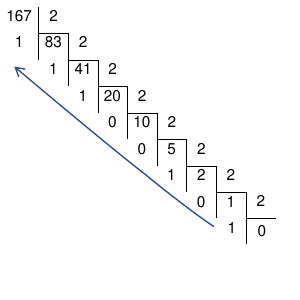
#> input picture docs/nsi/cours_premiere/donnees_simples/binaire/1_binaire_cours/divisions.png, 300 x 300 px
$ python div.py
#> lines starting #> are read from the running program, lines starting #| are printed output that depends on the picture
from PIL import Image, ImageDraw, ImageFont
import os

# Load the original image
img_path = "./divisions.png"
original = Image.open(img_path).convert("RGBA")
#> original is the input picture: PIL image 300x300 RGBA; mean R, G, B, A 249.7, 249.8, 250.1, 255

# Create a list of crops corresponding to each step (manually defined by approximate coordinates)
# Coordinates format: (left, upper, right, lower)
steps = [
    (0, 0, 50, 20),  # 167 | 2
    (0, 0, 60, 40),  # + 83
    (0, 0, 80, 60),  # + 41
    (0, 0, 100, 80),  # + 20
    (0, 0, 120, 100),  # + 10
    (0, 0, 140, 120),  # + 5
    (0, 0, 160, 140),  # + 2
    (0, 0, 180, 160),  # + 1
    (0, 0, 200, 180),  # + 2
    (0, 0, 220, 200),  # + 0
]

# Create frames for the GIF
frames = [original.crop(box) for box in steps]
#> frames = 10 items

# Let's create a proper animated GIF showing each step by revealing more of the original image over time.
# We'll use the full image size and apply a progressive mask to show more content with each frame.

# Get the size of the original image
width, height = original.size
#> width = 300; height = 300

# Define vertical crop positions for each step (manually tuned based on image structure)
step_heights = [30, 55, 85, 115, 145, 170, 195, 220, 245, height]

# Create frames by cropping progressively more of the image
frames_full = [original.crop((0, 0, width, h)) for h in step_heights]
#> frames_full = 10 items

# Create a white background image to paste on (same size as full image)
white_bg = Image.new("RGBA", (width, height), "WHITE")
#> white_bg: PIL image 300x300 RGBA; every value is 255
final_frames = []

# Paste the cropped step onto the white background to ensure consistent frame size
for frame in frames_full:
    full_frame = white_bg.copy()
    full_frame.paste(frame, (0, 0))
    final_frames.append(full_frame)
#> this loop made 10 passes
#> after the loop, final_frames = 10 items

# Save the new animated GIF
fixed_gif_path = "/mnt/data/divisions_steps_fixed.gif"
final_frames[0].save(
    fixed_gif_path, save_all=True, append_images=final_frames[1:], duration=600, loop=0
)
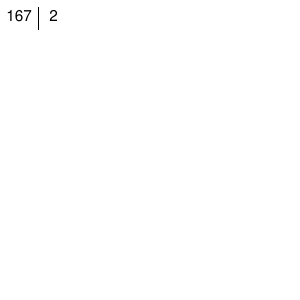
#> saved as divisions_steps_fixed.gif: PIL image 300x300 RGBA; mean R, G, B, A 254.6, 254.6, 254.6, 255

fixed_gif_path

$ run again, with docs/nsi/cours_premiere/donnees_simples/binaire/1_binaire_cours/divisioneuclidienne.png copied over docs/nsi/cours_premiere/donnees_simples/binaire/1_binaire_cours/divisions.png
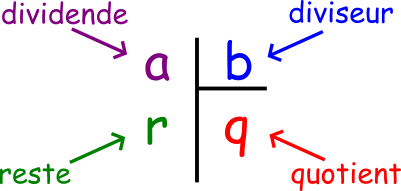
#> input picture docs/nsi/cours_premiere/donnees_simples/binaire/1_binaire_cours/divisioneuclidienne.png, 401 x 191 px
#> original is the input picture: PIL image 401x191 RGBA; mean R, G, B, A 9.7, 2.2, 9.6, 19.9
#> frames = 10 items
#> white_bg: PIL image 401x191 RGBA; every value is 255
#> the loop `for frame in frames_full:` made 10 passes
#> `final_frames[0].save( fixed_gif_path, save_all=True, append_images=fin..`:
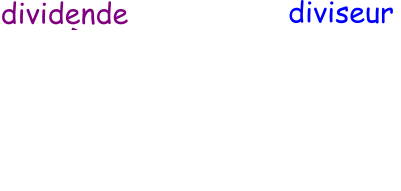
#> saved as divisions_steps_fixed.gif: PIL image 401x191 RGBA; mean R, G, B, A 217.1, 214.9, 220.4, 220.1; transparent parts drawn white

$ run again, with docs/nsi/cours_premiere/donnees_simples/binaire/1_binaire_cours/cas-particulier-division-euclidienne.jpg saved as docs/nsi/cours_premiere/donnees_simples/binaire/1_binaire_cours/divisions.png
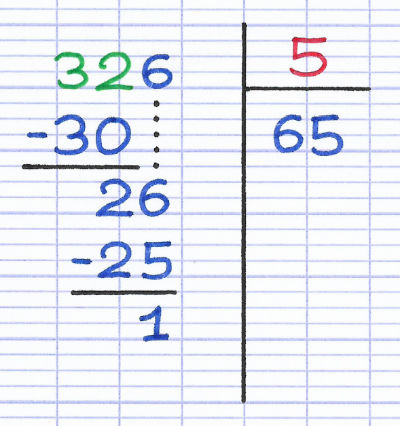
#> input picture docs/nsi/cours_premiere/donnees_simples/binaire/1_binaire_cours/cas-particulier-division-euclidienne.jpg, 400 x 426 px
#> frames = 10 items
#> white_bg: PIL image 400x426 RGBA; every value is 255
#> the loop `for frame in frames_full:` made 10 passes
#> `final_frames[0].save( fixed_gif_path, save_all=True, append_images=fin..`:
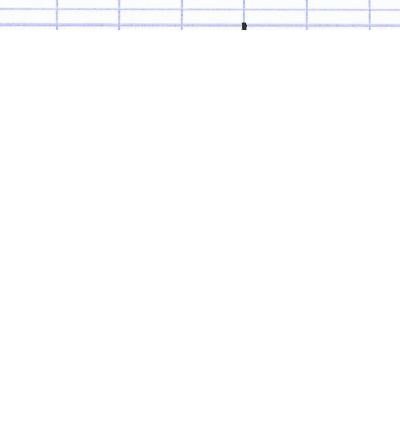
#> saved as divisions_steps_fixed.gif: PIL image 400x426 RGBA; mean R, G, B, A 254, 254.1, 254.6, 255
